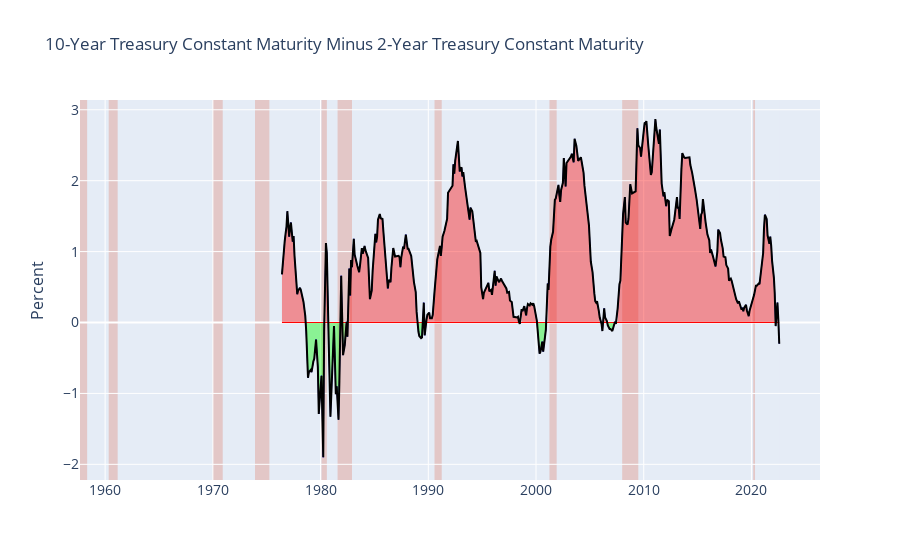

This figure's notebook cell:
### Code cell
# sample data
df = pd.DataFrame()
df['USREC'] = srty['USREC']
df['y'] = s
df['ma1'] = s
df['ma2'] = 0
df=df.dropna()
df1 = df.copy()

# split data into chunks where averages cross each other
df['label'] = np.where(df['ma1']>df['ma2'], 1, 0)
df['group'] = df['label'].ne(df['label'].shift()).cumsum()
df = df.groupby('group')
dfs = []
for name, data in df:
    dfs.append(data)

# custom function to set fill color
def fillcol(label):
    if label >= 1:
        return 'rgba(250,0,0,0.4)'
    else:
        return 'rgba(0,250,0,0.4)'

fig = go.Figure()

for df in dfs:
    fig.add_traces(go.Scatter(x=df.index, y = df.ma1,
                              line = dict(color='rgba(0,0,0,0)')))
    
    fig.add_traces(go.Scatter(x=df.index, y = df.ma2,
                              line = dict(color='rgba(0,0,0,0)'),
                              fill='tonexty', 
                              fillcolor = fillcol(df['label'].iloc[0])))

# include averages
fig.add_traces(go.Scatter(x=df1.index, y = df1.ma1,
                          line = dict(color = 'blue', width=1)))

fig.add_traces(go.Scatter(x=df1.index, y = df1.ma2,
                          line = dict(color = 'red', width=1)))

# include main time-series
fig.add_traces(go.Scatter(x=df1.index, y = df1.y,
                          line = dict(color = 'black', width=2)))


fig.update_layout(
        title='10-Year Treasury Constant Maturity Minus 2-Year Treasury Constant Maturity',
        xaxis_tickfont_size=14,
        yaxis=dict(
            title='Percent',
            titlefont_size=16,
            tickfont_size=14,
        ),
        legend=dict(
            x=0,
            y=1.0,
            bgcolor='rgba(255, 255, 255, 0)',
            bordercolor='rgba(255, 255, 255, 0)'
        ),
        barmode='group',
        bargap=0.15, # gap between bars of adjacent location coordinates.
        bargroupgap=0.1 # gap between bars of the same location coordinate.
    )


# Highlight areas according to the even_type
current = ''
changes = []

for ind in srty.index:
    if current != srty['USREC'][ind]:
        current = srty['USREC'][ind]
        changes.append([srty['date'][ind],srty['USREC'][ind]])


color_dict= {'Yes':'#d9330d','No':'#e5ecf6',}

for i, val in enumerate(changes):
    if (i+1) == len(changes):
            changes_last_date = changes[-1][0]
            changes_last_state = changes[-1][1]
            last_date= srty['date'].iloc[-1]
            fig.add_vrect(
                          x0=changes_last_date, x1=last_date,
                          fillcolor=color_dict[changes_last_state], opacity=0.2,
                          layer="below", line_width=0)

    else:
          

        if changes[i][1] =='Yes':
            fig.add_vrect(
                        x0=changes[i][0], x1=changes[i+1][0],
                        fillcolor=color_dict['Yes'], opacity=0.2,
                        layer="below", line_width=0)


fig.update_layout(showlegend=False)
fig.show()
